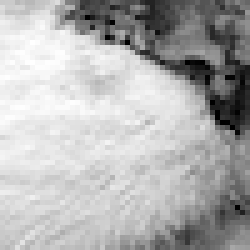
#> input picture Lecture3/kleaNose_bw.tif, 50 x 50 px (shown 5 times larger)
$ jupyter execute --allow-errors Intro2Prog_3.ipynb
#> lines starting #> are read from the running program, lines starting #| are printed output that depends on the picture; after the words box and inside, x2 and y2 are one past the last pixel; in counts of white or black regions, pixels touching at a corner belong together; long printed decimals are rounded
# Intro to Programming III: For loops, numpy arrays, and image analysis

Today, we will be introducing the data type: **numpy arrays**. Numpy arrays are used to store and compute matrices (=tables with numbers). Numpy arrays have many applications, one of which is digital images.

In this lecture, we will:

* Learn the digital images are matrices
* Introduce for loops and indexing in numpy arrays
* Interact with various images in Python
  * gray scale images
  * color images
  * 3d images
* Image analysis - counting the number of cells in a microscope image

[cell 1]
import os
import numpy as np
import matplotlib.pyplot as plt # for plotting and displaying images
import skimage # for image analysis operations
import requests, zipfile # for downloading example image files

# Part 0: For loops

[cell 2]
# recall the data structure - list
animals = ['cat', 'dog', 'deer', 'cow', 'pig', 'ground hog', 'chipmunk']
animals

[cell 3]
# How many elements are in this list?
N = len(animals)
N

## Using "For loops" to print the elements of a list and an n-d array

[cell 4]
# Approach 1: using the range object
range(N)

[cell 5]
# for loop, where i increases by +1 for each iteration of hte loop
for i in range(N):
  print(i)
  # print(animals[i])

[cell 6]
# Approach 2: the pythonic approach to loops
for animal in animals:
  print(animal)

[cell 7]
# numpy arrays are also iterable

myarray = np.array([1,2,3,4,5,6])
myarray

[cell 8]
for element in myarray:
  print(element)

[cell 9]
# numpy arrays can be 1, 2, 3, ... n dimensional
my2darray = np.array([[1,2,3,4], [5,6,7,8]])
my2darray

[cell 10]
for element in my2darray:
  print(element)

[cell 11]
# using a nested for loop to print

## Indexing for numpy arrays

[cell 12]
myarray

[cell 13]
# 3rd element onwards
myarray[3:]

[cell 14]
# up to 3rd element
myarray[:3]

[cell 15]
# last element
myarray[-1]

[cell 16]
# skip every other (increment by 2)
myarray[::2]

[cell 17]
my2darray

[cell 18]
# print the element in 1st row, 2nd column
my2darray[1,2]

[cell 19]
# 1st row, skip every other column
my2darray[1,::2]

# Part 1: Images are numbers arranged as a matrix!

[cell 20]
# Klea's nose is bunch of numbers
nose = skimage.io.imread('kleaNose_bw.tif')
#> nose is the input picture: shape (50, 50); min 0, max 255, mean 177.1
nose

[cell 21]
# use numpy save text to save the numpy array nose as csv file with integer formatting
np.savetxt('nose.csv', nose, delimiter=',', fmt='%d')

[cell 22]
# Load an example image from skimage
image = skimage.data.camera()
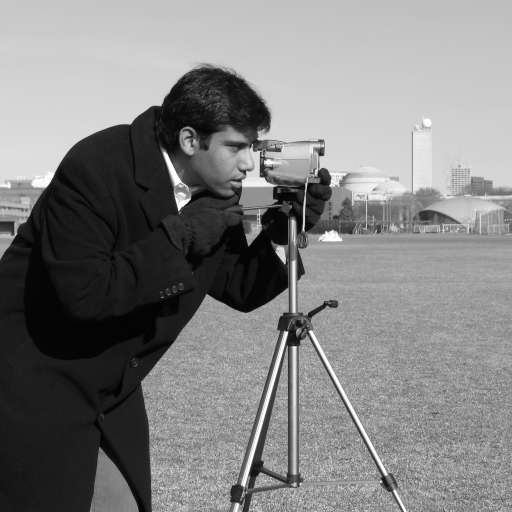
#> input picture skimage.data.camera(), 512 x 512 px
#> image is the input picture: shape (512, 512); min 0, max 255, mean 129.1

# Display the image
plt.imshow(image, cmap='gray')
plt.colorbar(orientation='vertical')
# plt.axhline(y=100, color='r') # draws a red horizontal line at 100
plt.show()

[cell 23]
# what is the data type?
type(image)

[cell 24]
# what is the shape?
image.shape
#> Out = (512, 512)

[cell 25]
# plotting an intensity profile at y=100
plt.plot(image[100])
#> figure, not shown here; curve peaks at x = 0, y = 214

[cell 26]
# cropping the region of the camera
plt.imshow(image[130:200, 250:330], cmap='gray')
print(image[130:200, 250:330].shape)
#| (70, 80)

## Exercise 1:
Using Numpy functions, find the average, minimum, and maximum value contained in the image.

# Part 2: Color images are composed of multiple 2D matrices corresponding to Red, Green, and Blue

[cell 27]
# Load an example of a colored image
image = skimage.data.astronaut()
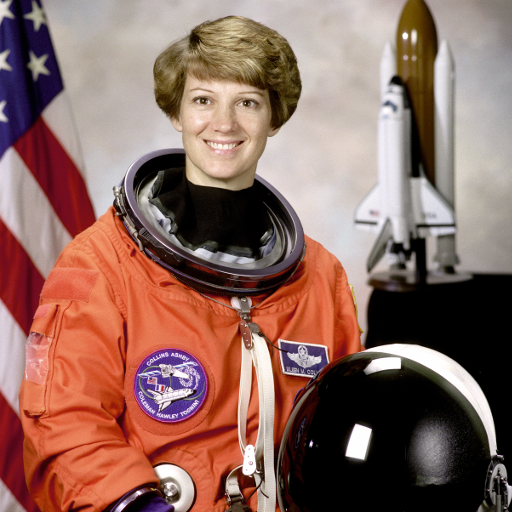
#> input picture skimage.data.astronaut(), 512 x 512 px
#> image is the input picture: shape (512, 512, 3); mean R, G, B 141.6, 105.8, 96.5

# Display the image
plt.imshow(image)
plt.show()

print(image.shape)
#| (512, 512, 3)

[cell 28]
# Split the image into its different channels
red = image[:,:,0]
green = image[:,:,1]
blue = image[:,:,2]
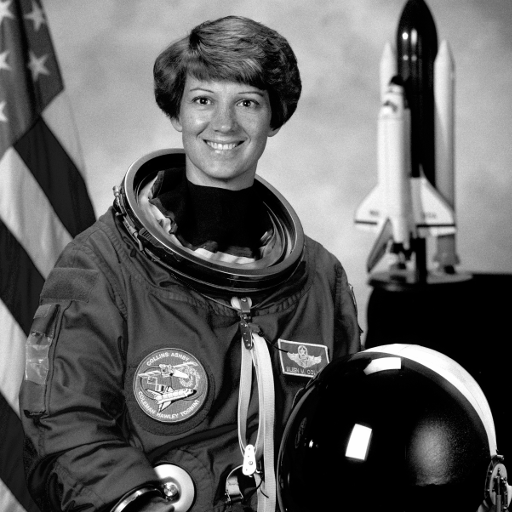
#> blue: shape (512, 512); min 0, max 255, mean 96.5

# Display the individual channels
fig, axs = plt.subplots(1,3, figsize=(8,4))
axs[0].imshow(red, cmap='gray')
axs[0].set_title('red')
axs[1].imshow(green, cmap='gray')
axs[1].set_title('green')
axs[2].imshow(blue, cmap='gray')
axs[2].set_title('blue')

[cell 29]
# Combine the three channels into a single numpy array
image_rgb = np.stack((red, green, blue), axis=-1)

# Display the combined image
plt.imshow(image_rgb)
plt.show()

## Exercise 2: Display a new image of the astronaut where the channels are rearranged

[cell 30]
# Combine the three channels into a single numpy array
image_rgb = np.stack((green, red, blue), axis=-1)

# Display the combined image
plt.imshow(image_rgb)
plt.show()

# Part 3: For loops and 3d images

## Using "For loops" to interact with 3D images

First, we download and unzip a cool example 3d image - a MRI scan of a human head.

[cell 31]
# Step 1: Specify the URL
url = "https://imagej.net/ij/images/mri-stack.zip"
# Step 2: Download the file
#> (the rest of this cell did not finish here and is left out)

#> (a cell that did not finish here is left out)

[cell 33]
# we know that there are 27 planes in this 3d image
# use a for loop to plot every slice of the 3D image as separate panels

fig, axs = plt.subplots(3, 9, figsize=(15, 5))

#> (the rest of this cell did not finish here and is left out)

#> (a cell that did not finish here is left out)

# Part 4: Image segmentation and quantitative analysis

We will use data acquired in the Ishihara lab. These are CT26 cells (mouse colon cancer cells) stained for DNA and imaged on a fluorescence microscope.

[cell 35]
image = skimage.io.imread('cells_treated.tif')
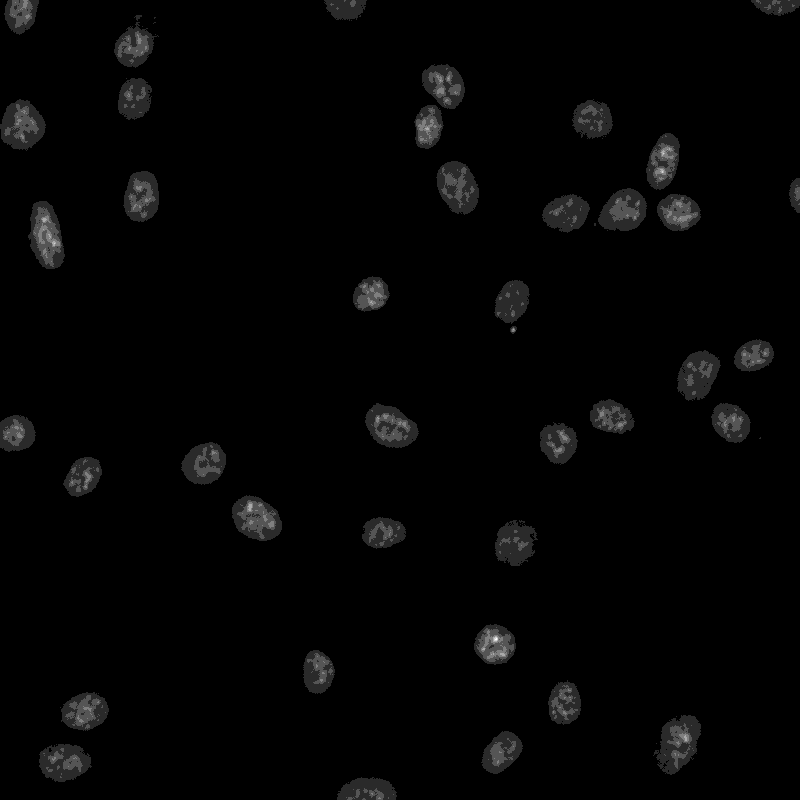
#> input picture Lecture3/cells_treated.tif, 800 x 800 px
#> image is the input picture: shape (800, 800) uint16; min 101, max 1609, mean 137.9
image.shape
#> Out = (800, 800)

## Step 1: Pre-processing of image

Pre-processing of images is done to increase the robustness of image analysis. Here we apply a Gaussian filter to lightly smooth the image.

[cell 36]
# apply gaussian filter
filtered = skimage.filters.gaussian(image, sigma=2, preserve_range=True)

# display the original and the filtered image
fig, axs = plt.subplots(2,2, figsize=(8,8))
axs[0, 0].imshow(image, cmap='gray')
axs[0, 1].imshow(filtered, cmap='gray')
axs[1, 0].imshow(image[300:500, 300:500], cmap='gray')
axs[1, 1].imshow(filtered[300:500, 300:500], cmap='gray')
plt.show()

Can you see that the image is blurred after filtering? We can see this effect quantitatively by plotting a line profile.

[cell 37]
plt.plot(image[100], color='blue', label='original')
plt.plot(filtered[100], color='red', label='filtered')
plt.legend()
plt.ylim(bottom=100);
#> figure, not shown here; curve peaks at x = 447, y = 902; curve peaks at x = 446, y = 668

## Step 2: Image binarization and segementation

We now wish to classify every pixel as:
1. Belonging to a cell
2. or not

the resulting image is a binary array, where all pixels take the value of True or False (boolean).

We can do this by asking if each pixel is above a certain threshold value. Based on the line profile above, a reasonable threshold might be the intensity value of 180.

[cell 38]
mythreshold = 180
binary = (filtered > mythreshold)
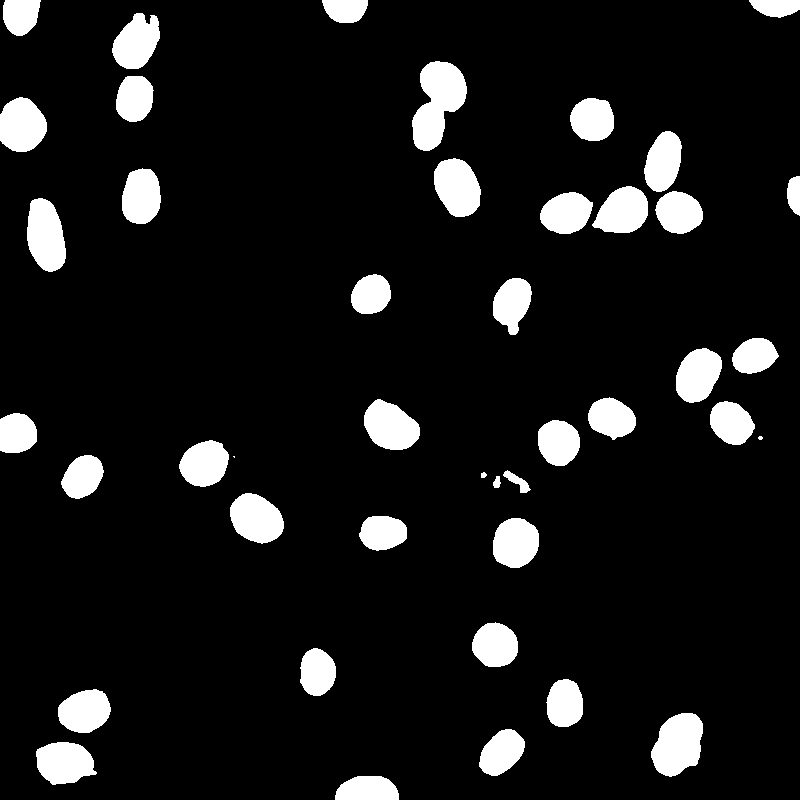
#> binary: shape (800, 800) bool; 9.6% white; 43 white regions (2 under 20 px), largest, box (x1, y1, x2, y2) and area: (412, 61, 467, 151) 3042, (651, 713, 703, 777) 2449, (27, 198, 66, 272) 2192
plt.imshow(binary, cmap='gray')

In practice, we want a method to automatically determine the threshold. The Otsu method is a commonly used approach.

[cell 39]
# Binarize the image using Otsu threshold
threshOtsu = skimage.filters.threshold_otsu(filtered)
#> threshOtsu = 291.8
print(threshOtsu)
#| 291.835

binary = filtered > threshOtsu
#> binary: shape (800, 800) bool; 6.9% white; 40 white regions, largest, box (x1, y1, x2, y2) and area: (30, 202, 64, 269) 1695, (658, 717, 700, 773) 1577, (233, 496, 281, 541) 1569
plt.imshow(binary, cmap='gray')

Now we distinguish the different objects based on the connectivity of the True (white) pixels in the binary image. This is called labeling.

[cell 40]
# Label the image using scikit image
labeled = skimage.measure.label(binary)
#> labeled: shape (800, 800) int32; 41 distinct labels, from 0 to 40

plt.imshow(labeled)
plt.colorbar(orientation='vertical')

# how many objects are there?
print(labeled.max())
#| 40

[cell 41]
# display the filtered and the labeled image
fig, axs = plt.subplots(2,2, figsize=(8,8))
axs[0, 0].imshow(filtered, cmap='gray')
axs[0, 1].imshow(labeled)
axs[1, 0].imshow(filtered[300:500, 300:500], cmap='gray')
axs[1, 1].imshow(labeled[300:500, 300:500])
plt.show()
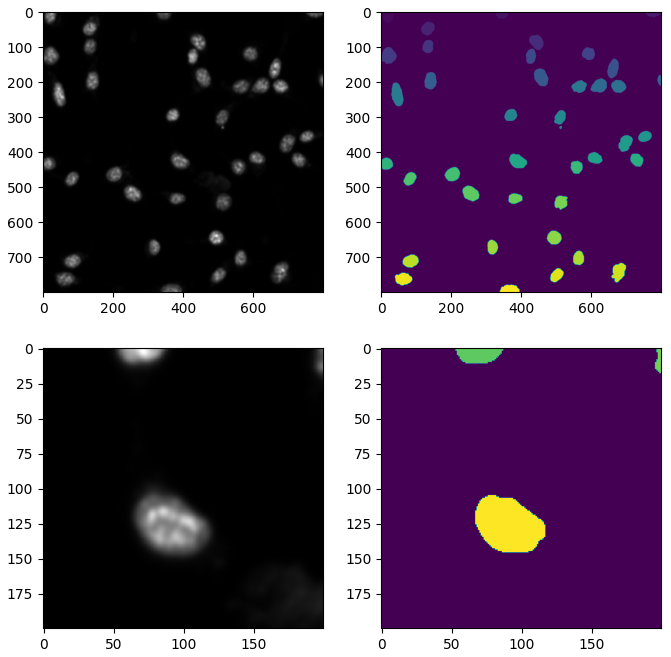
#> figure drawn by matplotlib, 4 panels

## Step 3: Measuring nuclear area

The area of an object is defined as the number of pixels that the object occupies.

[cell 42]
# Approach 1: Loop through all the labels and
areas = []
for i in range(1, np.max(labeled)+1):
  area = np.sum(labeled == i)
  areas.append(area)
#> this loop made 40 passes
#> area on passes 1 to 12: 836, 569, 514, 1122, 1299, 937, 1539, 1032, 972, 1325, 1555, 1346
#> after the loop, areas = 40 values, max 1695 at index 16, min 44 at index 19, mean 1100.5

[cell 43]
plt.imshow(labeled==39)
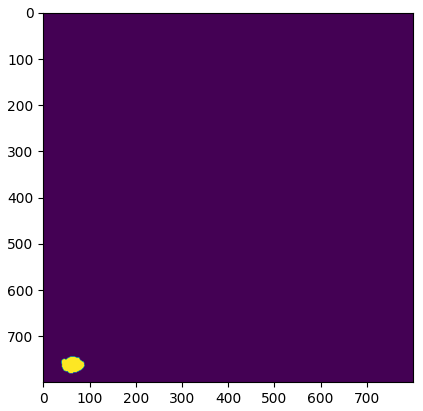
#> figure drawn by matplotlib, 1 panel

[cell 44]
# Approach 2: using np.unique, this counts how many
___, areas = np.unique(labeled, return_counts=True)
#> areas = 41 values, max 595982 at index 0, min 44 at index 20, mean 15609.8

[cell 45]
# Approach 3: Using scikit image to quantify the areas
areas = []
for i in range(np.max(labeled)):
  area = skimage.measure.regionprops(labeled)[i].area
  areas.append(area)
#> after the loop, areas = 40 values, max 1695 at index 16, min 44 at index 19, mean 1100.5

Note the there are many properties that `regionprops` can measure for objects. For example:
- perimeter
- circularity
- center of mass (centroid)

See https://scikit-image.org/docs/stable/api/skimage.measure.html#skimage.measure.regionprops.

# Bonus: Can you tell if the nuclear area is different in cells_control.tif vs. cells_treated.tif?

[cell 46]
# define the function for repeated use

def measureNuclearArea(filename):

#> called with filename = 'cells_control.tif'
  image = skimage.io.imread(filename)
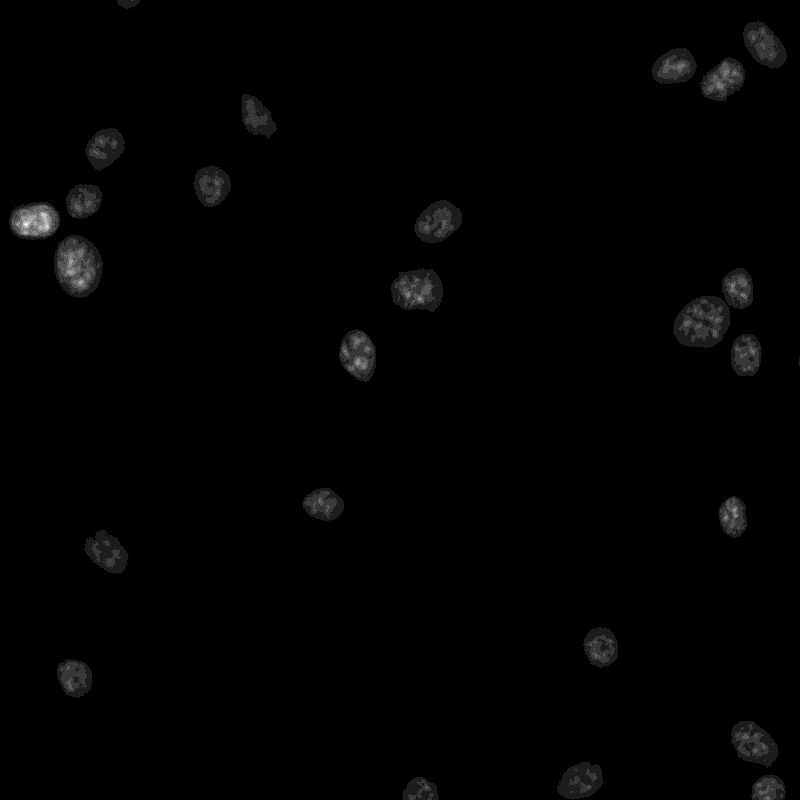
#> input picture Lecture3/cells_control.tif, 800 x 800 px
#> image is the input picture: shape (800, 800) uint16; min 101, max 2346, mean 130.6
  filtered = skimage.filters.gaussian(image, sigma=2, preserve_range=True)
  threshOtsu = skimage.filters.threshold_otsu(filtered)
#> threshOtsu = 353.5
  binary = filtered > threshOtsu
#> binary: shape (800, 800) bool; 4% white; 25 white regions, largest, box (x1, y1, x2, y2) and area: (55, 236, 101, 295) 2091, (675, 297, 728, 345) 1957, (9, 202, 60, 239) 1528
  labeled = skimage.measure.label(binary)
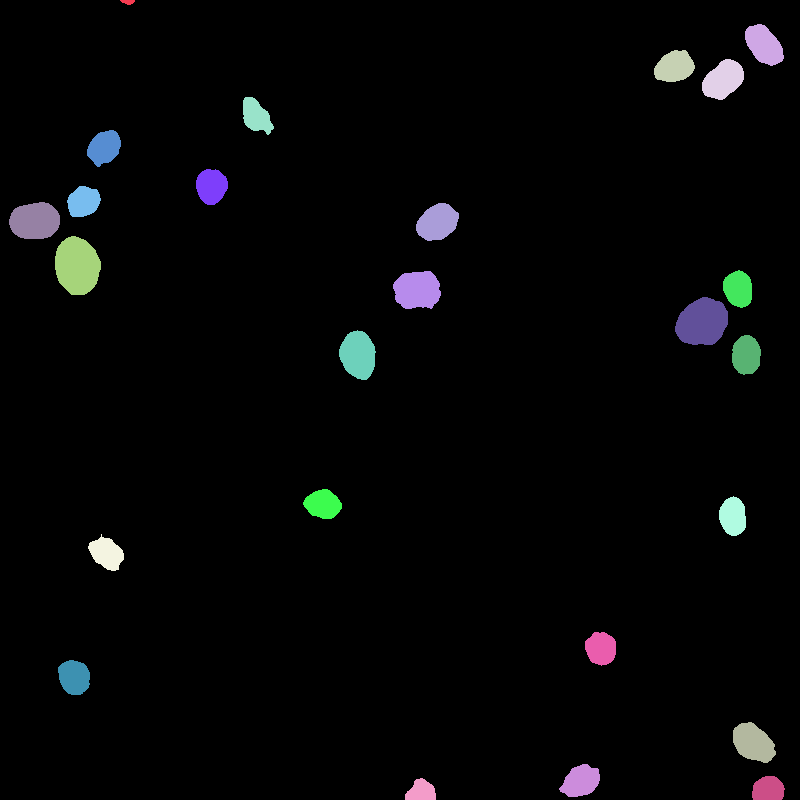
#> labeled: shape (800, 800) int32; 26 distinct labels, from 0 to 25; one colour per label, 0 black

  areas = []
  for i in range(1, np.max(labeled)+1):
    area = np.sum(labeled == i)
    areas.append(area)
#> this loop made 25 passes
#> area on passes 1 to 12: 53, 1100, 983, 1187, 753, 881, 885, 802, 1528, 1181, 2091, 852
#> after the loop, areas = 25 values, max 2091 at index 10, min 53 at index 0, mean 1022.6

  return np.array(areas)

[cell 47]
areas_control = measureNuclearArea('cells_control.tif')
#> areas_control has the same summary as areas in measureNuclearArea
areas_treated = measureNuclearArea('cells_treated.tif')
#> the loop in measureNuclearArea (call 2), `for i in range(1, np.max(labeled)+1):` made 40 passes
#> areas_treated = 40 values, max 1695 at index 16, min 44 at index 19, mean 1100.5

[cell 48]
# plot the distributions
plt.hist(areas_control, bins=20, alpha=0.5, label='control')
plt.hist(areas_treated, bins=20, alpha=0.5, label='treated')
plt.legend()
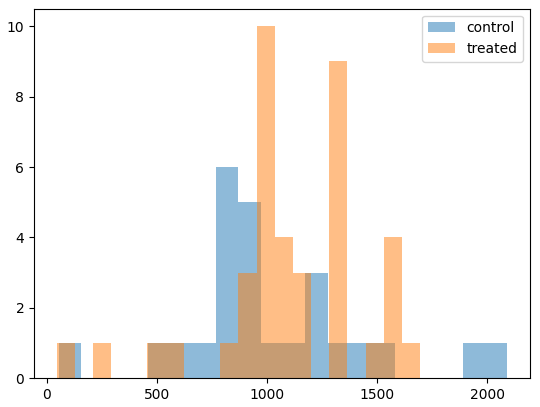
#> figure drawn by matplotlib, 1 panel; tallest bar 6 high, from x = 766.3 to 868.2; tallest bar 10 high, from x = 952 to 1034.6

[cell 49]
areas_control.mean(), areas_treated.mean()
#> Out = (1022.6, 1100.5)

[cell 50]
# apply t-test to calculate the p-value
from scipy.stats import ttest_ind

ttest_ind(areas_control, areas_treated)
#> Out = (-0.806, 0.423)
